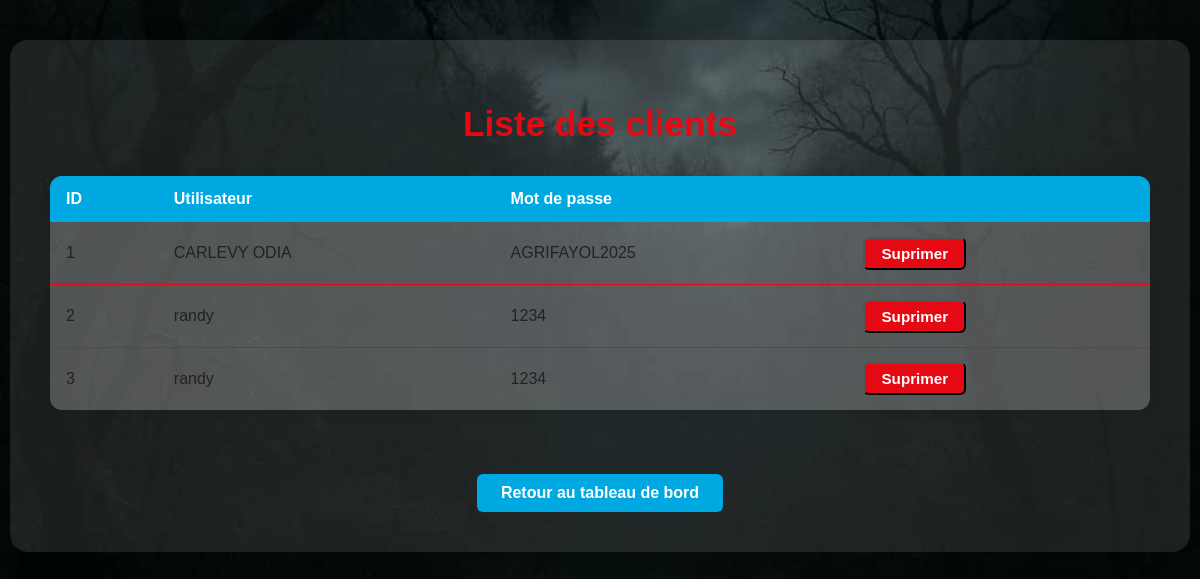
/admin/utilisateurs, run on an earlier commit of the app's database.
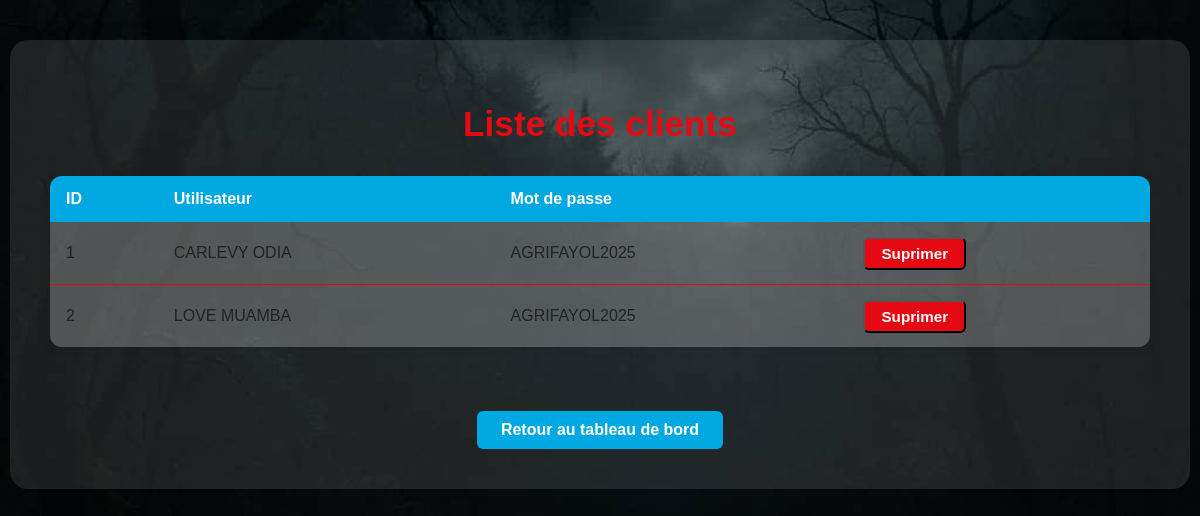
And on a later commit of the database.
### app.py (models this page shows, shortened)
class Utilisateurs(db.Model):#creation d'une table dans la db model represente une table dans la db c'est une class, ici elle herite de sqlalchemy pour fontionner
    id= db.Column(db.Integer,primary_key=True)# numero unique de chaque utilisateur
    nom=db.Column(db.String(30),nullable=False)
    mdp=db.Column(db.String(200),nullable=False)

### app.py (the view)
@app.route("/admin/utilisateurs")
def list_users():
    users=Utilisateurs.query.all()
    return render_template("admin/list_users.html",users=users)

### templates/admin/list_users.html (shortened to what this page needs)
<!DOCTYPE html>
<html lang="fr">
<head>
  <link rel="stylesheet" href="{{ url_for('static', filename='css/admin.css') }}">
</head>
<body>
  <div class="admin-container">
    <h1>Liste des clients</h1>
    <table class="admin-table">
      <thead>
        <tr>
          <th>ID</th>
          <th>Utilisateur</th>
          <th>Mot de passe</th>
          <th></th>
        </tr>
      </thead>
      <tbody>
        {% for user in users %}
        <tr>
          <td>{{ user.id }}</td>
          <td>{{ user.nom }}</td>
          <td>{{ user.mdp }}</td>
          <td>
            <form action="{{url_for('supprimer_utilisateur',id=user.id)}}" method="post">
                <button type="submit" class="btn-admin">Suprimer</button>
            </form>
          </td>
        </tr>
        {% endfor %}
      </tbody>
    </table>
    <a href="{{ url_for('accueil_admin') }}" class="btn-retour">Retour au tableau de bord</a>
  </div>

What changed in the data, as far as the page shows it:
removed Utilisateurs: id "3", nom "randy", mdp "1234"
changed Utilisateurs id 2: nom "randy" → "LOVE MUAMBA"; mdp "1234" → "AGRIFAYOL2025"
